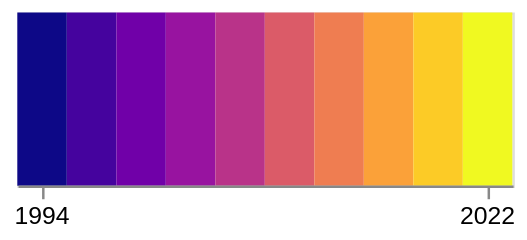

Write a Vega-Lite specification for this figure.
### Vega-Lite specification from a JSON file in a GitHub repository (floating-point values rounded to 4 significant figures)
{"config": {"view": {"continuousWidth": 400, "continuousHeight": 300}}, "data": {"name": "data-9b8fbe7bea337223de7cfd28515fa032"}, "mark": "rect", "encoding": {"color": {"field": "year", "legend": null, "scale": {"scheme": "plasma"}, "type": "quantitative"}, "x": {"axis": {"labelAngle": 0, "title": null, "values": [1994.0, 2022.0]}, "field": "year", "type": "ordinal"}}, "height": 70, "$schema": "https://vega.github.io/schema/vega-lite/v4.17.0.json", "datasets": {"data-9b8fbe7bea337223de7cfd28515fa032": [{"year": 1994.0}, {"year": 1997.0}, {"year": 2000.0}, {"year": 2003.0}, {"year": 2006.0}, {"year": 2010.0}, {"year": 2013.0}, {"year": 2016.0}, {"year": 2019.0}, {"year": 2022.0}]}}
